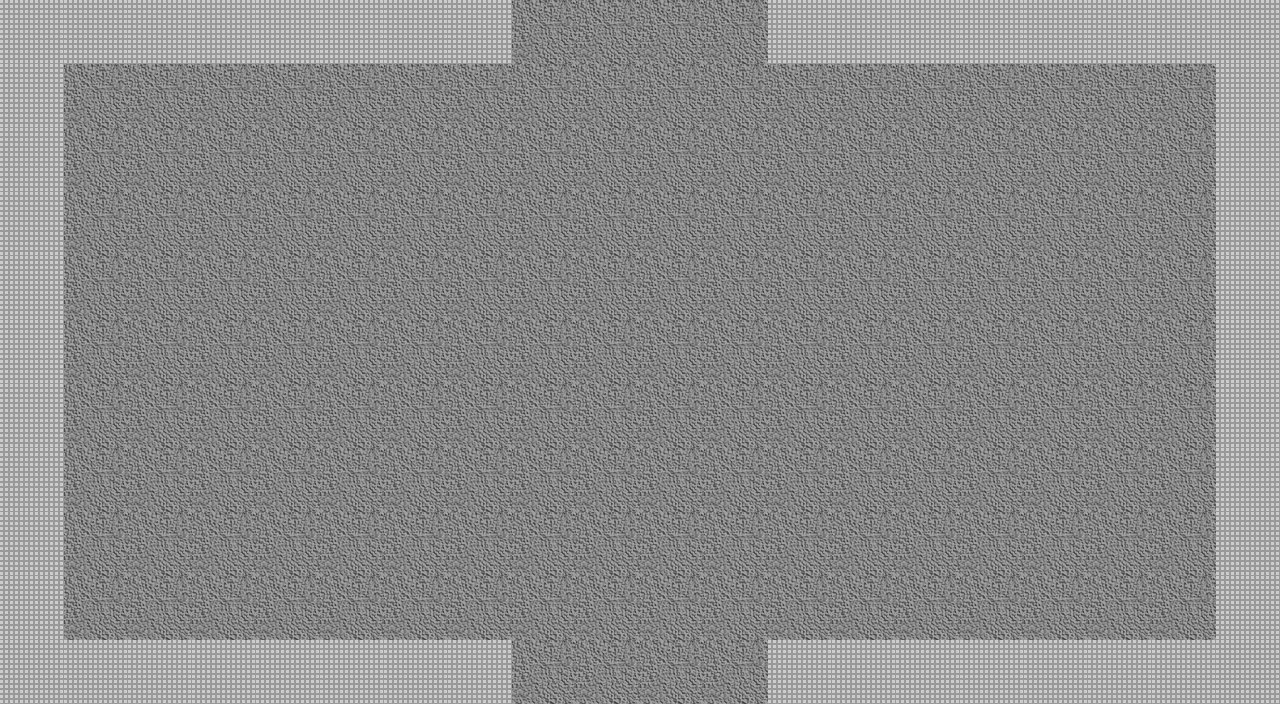

This game map was drawn from its Tiled (.tmx) file and the tilesets committed beside it. A one-line description and the trimmed map source follow:
An orthogonal 20x11 tile map with 64x64 px tiles, 2 tile layers (Floor, Wall), 3 tilesets and 14 objects.

<map version="1.0" orientation="orthogonal" renderorder="right-down" width="20" height="11" tilewidth="64" tileheight="64" nextobjectid="94">
 <properties>
  <property name="unity:resource" value="True" />
  <property name="unity:tag" value="Room" />
 </properties>
 <tileset firstgid="1" source="DungeonTilePH.tsx" />
 <tileset firstgid="3" source="MobSpawner.tsx" />
 <tileset firstgid="8" source="DestructSpawn.tsx" />
 <layer name="Floor" width="20" height="11">
  <properties>
   <property name="unity:sortingLayerName" value="Floor" />
   <property name="unity:tag" value="Floor" />
  </properties>
  <data>[220 cells, 220 non-empty, 1 distinct tile ids]</data>
 </layer>
 <layer name="Wall" width="20" height="11">
  <properties>
   <property name="ChildTag" value="Wall" />
   <property name="unity:tag" value="Wall" />
  </properties>
  <data>[220 cells, 50 non-empty, 1 distinct tile ids]</data>
 </layer>
 <objectgroup name="Destructables">
  <object id="71" gid="8" x="1152" y="128" width="64" height="64" />
  <object id="72" gid="8" x="1152" y="640" width="64" height="64" />
  <object id="73" gid="8" x="64" y="640" width="64" height="64" />
  <object id="75" gid="8" x="64" y="128" width="64" height="64" />
  <object id="91" gid="8" x="576" y="384" width="64" height="64" />
  <object id="92" gid="8" x="640" y="384" width="64" height="64" />
 </objectgroup>
 <objectgroup name="Mobs">
  <object id="87" gid="7" x="448" y="256" width="64" height="64" />
  <object id="88" gid="7" x="768" y="256" width="64" height="64" />
  <object id="89" gid="7" x="448" y="512" width="64" height="64" />
  <object id="90" gid="7" x="768" y="512" width="64" height="64" />
 </objectgroup>
 <objectgroup name="Exits">
  <object id="17" x="512" y="0" width="256" height="32">
   <properties>
    <property name="Exit" value="N" />
   </properties>
  </object>
  <object id="18" x="0" y="256" width="32" height="192">
   <properties>
    <property name="Exit" value="W" />
   </properties>
  </object>
  <object id="19" x="1248" y="256" width="32" height="192">
   <properties>
    <property name="Exit" value="E" />
   </properties>
  </object>
  <object id="21" x="512" y="672" width="256" height="33.3333">
   <properties>
    <property name="Exit" value="S" />
   </properties>
  </object>
 </objectgroup>
</map>
